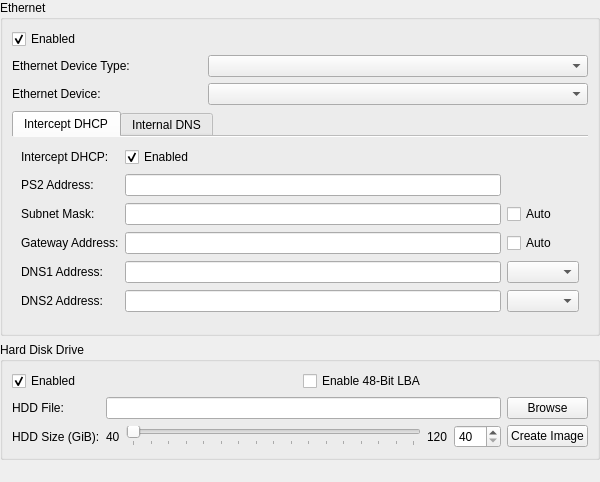
<?xml version="1.0" encoding="UTF-8"?>
<ui version="4.0">
 <class>DEV9SettingsWidget</class>
 <widget class="QWidget" name="DEV9SettingsWidget">
  <property name="geometry">
   <rect>
    <x>0</x>
    <y>0</y>
    <width>600</width>
    <height>482</height>
   </rect>
  </property>
  <layout class="QVBoxLayout" name="verticalLayout">
   <property name="leftMargin">
    <number>0</number>
   </property>
   <property name="topMargin">
    <number>0</number>
   </property>
   <property name="rightMargin">
    <number>0</number>
   </property>
   <property name="bottomMargin">
    <number>0</number>
   </property>
   <item>
    <widget class="QGroupBox" name="groupBox">
     <property name="title">
      <string>Ethernet</string>
     </property>
     <layout class="QGridLayout" name="gridLayout">
      <item row="2" column="1" colspan="2">
       <widget class="QComboBox" name="ethDev"/>
      </item>
      <item row="2" column="0">
       <widget class="QLabel" name="ethDevLabel">
        <property name="text">
         <string>Ethernet Device:</string>
        </property>
       </widget>
      </item>
      <item row="1" column="0">
       <widget class="QLabel" name="ethDevTypeLabel">
        <property name="text">
         <string>Ethernet Device Type:</string>
        </property>
       </widget>
      </item>
      <item row="3" column="0" colspan="3">
       <widget class="QTabWidget" name="ethTabWidget">
        <property name="currentIndex">
         <number>0</number>
        </property>
        <property name="documentMode">
         <bool>true</bool>
        </property>
        <widget class="QWidget" name="tab">
         <attribute name="title">
          <string>Intercept DHCP</string>
         </attribute>
         <layout class="QGridLayout" name="gridLayout_3">
          <item row="4" column="2">
           <widget class="QComboBox" name="ethDNS1Mode"/>
          </item>
          <item row="0" column="1">
           <widget class="QCheckBox" name="ethInterceptDHCP">
            <property name="text">
             <string comment="InterceptDHCP">Enabled</string>
            </property>
            <property name="checked">
             <bool>true</bool>
            </property>
           </widget>
          </item>
          <item row="2" column="1">
           <widget class="QLineEdit" name="ethNetMask">
            <property name="inputMask">
             <string/>
            </property>
           </widget>
          </item>
          <item row="2" column="0">
           <widget class="QLabel" name="ethNetMaskLabel">
            <property name="text">
             <string>Subnet Mask:</string>
            </property>
           </widget>
          </item>
          <item row="3" column="0">
           <widget class="QLabel" name="ethGatewayAddrLabel">
            <property name="text">
             <string>Gateway Address:</string>
            </property>
           </widget>
          </item>
          <item row="3" column="2">
           <widget class="QCheckBox" name="ethGatewayAuto">
            <property name="text">
             <string>Auto</string>
            </property>
           </widget>
          </item>
          <item row="0" column="0">
           <widget class="QLabel" name="label_3">
            <property name="text">
             <string>Intercept DHCP:</string>
            </property>
           </widget>
          </item>
          <item row="1" column="1">
           <widget class="QLineEdit" name="ethPS2Addr">
            <property name="inputMask">
             <string/>
            </property>
           </widget>
          </item>
          <item row="2" column="2">
           <widget class="QCheckBox" name="ethNetMaskAuto">
            <property name="text">
             <string>Auto</string>
            </property>
           </widget>
          </item>
          <item row="1" column="0">
           <widget class="QLabel" name="ethPS2AddrLabel">
            <property name="text">
             <string>PS2 Address:</string>
            </property>
           </widget>
          </item>
          <item row="3" column="1">
           <widget class="QLineEdit" name="ethGatewayAddr">
            <property name="inputMask">
             <string/>
            </property>
           </widget>
          </item>
          <item row="4" column="0">
           <widget class="QLabel" name="ethDNS1AddrLabel">
            <property name="text">
             <string>DNS1 Address:</string>
            </property>
           </widget>
          </item>
          <item row="4" column="1">
           <widget class="QLineEdit" name="ethDNS1Addr">
            <property name="inputMask">
             <string/>
            </property>
           </widget>
          </item>
          <item row="5" column="0">
           <widget class="QLabel" name="ethDNS2AddrLabel">
            <property name="text">
             <string>DNS2 Address:</string>
            </property>
           </widget>
          </item>
          <item row="5" column="1">
           <widget class="QLineEdit" name="ethDNS2Addr">
            <property name="inputMask">
             <string/>
            </property>
           </widget>
          </item>
          <item row="5" column="2">
           <widget class="QComboBox" name="ethDNS2Mode"/>
          </item>
         </layout>
        </widget>
        <widget class="QWidget" name="tab_2">
         <attribute name="title">
          <string>Internal DNS</string>
         </attribute>
         <layout class="QGridLayout" name="gridLayout_4">
          <item row="1" column="1">
           <layout class="QVBoxLayout" name="verticalLayout_2">
            <item>
             <widget class="QPushButton" name="ethHostAdd">
              <property name="text">
               <string>Add</string>
              </property>
             </widget>
            </item>
            <item>
             <widget class="QPushButton" name="ethHostDel">
              <property name="text">
               <string>Delete</string>
              </property>
             </widget>
            </item>
            <item>
             <widget class="QPushButton" name="ethHostExport">
              <property name="text">
               <string>Export</string>
              </property>
             </widget>
            </item>
            <item>
             <widget class="QPushButton" name="ethHostImport">
              <property name="text">
               <string>Import</string>
              </property>
             </widget>
            </item>
            <item>
             <widget class="QPushButton" name="ethHostPerGame">
              <property name="text">
               <string>Per game</string>
              </property>
             </widget>
            </item>
            <item>
             <spacer name="verticalSpacer_2">
              <property name="orientation">
               <enum>Qt::Vertical</enum>
              </property>
              <property name="sizeHint" stdset="0">
               <size>
                <width>20</width>
                <height>40</height>
               </size>
              </property>
             </spacer>
            </item>
           </layout>
          </item>
          <item row="0" column="0" colspan="2">
           <widget class="QLabel" name="label_11">
            <property name="text">
             <string>Internal DNS can be selected using the DNS1/2 dropdowns, or by setting them to 192.0.2.1</string>
            </property>
           </widget>
          </item>
          <item row="1" column="0">
           <widget class="QTableView" name="ethHosts">
            <property name="selectionMode">
             <enum>QAbstractItemView::SingleSelection</enum>
            </property>
            <property name="sortingEnabled">
             <bool>true</bool>
            </property>
            <attribute name="horizontalHeaderHighlightSections">
             <bool>false</bool>
            </attribute>
            <attribute name="verticalHeaderVisible">
             <bool>false</bool>
            </attribute>
           </widget>
          </item>
         </layout>
        </widget>
       </widget>
      </item>
      <item row="1" column="1" colspan="2">
       <widget class="QComboBox" name="ethDevType"/>
      </item>
      <item row="0" column="0" colspan="3">
       <widget class="QCheckBox" name="ethEnabled">
        <property name="text">
         <string comment="InternalDNSTable">Enabled</string>
        </property>
        <property name="checked">
         <bool>true</bool>
        </property>
       </widget>
      </item>
     </layout>
    </widget>
   </item>
   <item>
    <widget class="QGroupBox" name="groupBox_2">
     <property name="title">
      <string>Hard Disk Drive</string>
     </property>
     <layout class="QGridLayout" name="gridLayout_2">
      <item row="1" column="2">
       <widget class="QPushButton" name="hddBrowseFile">
        <property name="text">
         <string>Browse</string>
        </property>
       </widget>
      </item>
      <item row="1" column="1">
       <widget class="QLineEdit" name="hddFile"/>
      </item>
      <item row="0" column="0" colspan="3">
       <layout class="QHBoxLayout" name="horizontalLayout_2">
        <item>
         <widget class="QCheckBox" name="hddEnabled">
          <property name="text">
           <string comment="HDD">Enabled</string>
          </property>
          <property name="checked">
           <bool>true</bool>
          </property>
         </widget>
        </item>
        <item>
         <widget class="QCheckBox" name="hddLBA48">
          <property name="text">
           <string>Enable 48-Bit LBA</string>
          </property>
         </widget>
        </item>
       </layout>
      </item>
      <item row="2" column="1">
       <layout class="QHBoxLayout" name="horizontalLayout">
        <item>
         <widget class="QLabel" name="hddSizeMinLabel">
          <property name="text">
           <string>40</string>
          </property>
         </widget>
        </item>
        <item>
         <widget class="QSlider" name="hddSizeSlider">
          <property name="minimum">
           <number>40</number>
          </property>
          <property name="maximum">
           <number>120</number>
          </property>
          <property name="singleStep">
           <number>1</number>
          </property>
          <property name="orientation">
           <enum>Qt::Horizontal</enum>
          </property>
          <property name="tickPosition">
           <enum>QSlider::TicksBelow</enum>
          </property>
          <property name="tickInterval">
           <number>5</number>
          </property>
         </widget>
        </item>
        <item>
         <widget class="QLabel" name="hddSizeMaxLabel">
          <property name="text">
           <string>120</string>
          </property>
         </widget>
        </item>
        <item>
         <widget class="QSpinBox" name="hddSizeSpinBox">
          <property name="minimum">
           <number>40</number>
          </property>
          <property name="maximum">
           <number>120</number>
          </property>
         </widget>
        </item>
       </layout>
      </item>
      <item row="1" column="0">
       <widget class="QLabel" name="hddFileLabel">
        <property name="text">
         <string>HDD File:</string>
        </property>
       </widget>
      </item>
      <item row="2" column="0">
       <widget class="QLabel" name="hddSizeLabel">
        <property name="text">
         <string>HDD Size (GiB):</string>
        </property>
       </widget>
      </item>
      <item row="2" column="2">
       <widget class="QPushButton" name="hddCreate">
        <property name="text">
         <string>Create Image</string>
        </property>
       </widget>
      </item>
     </layout>
    </widget>
   </item>
   <item>
    <spacer name="verticalSpacer">
     <property name="orientation">
      <enum>Qt::Vertical</enum>
     </property>
     <property name="sizeHint" stdset="0">
      <size>
       <width>20</width>
       <height>68</height>
      </size>
     </property>
    </spacer>
   </item>
  </layout>
 </widget>
 <resources/>
 <connections/>
</ui>
